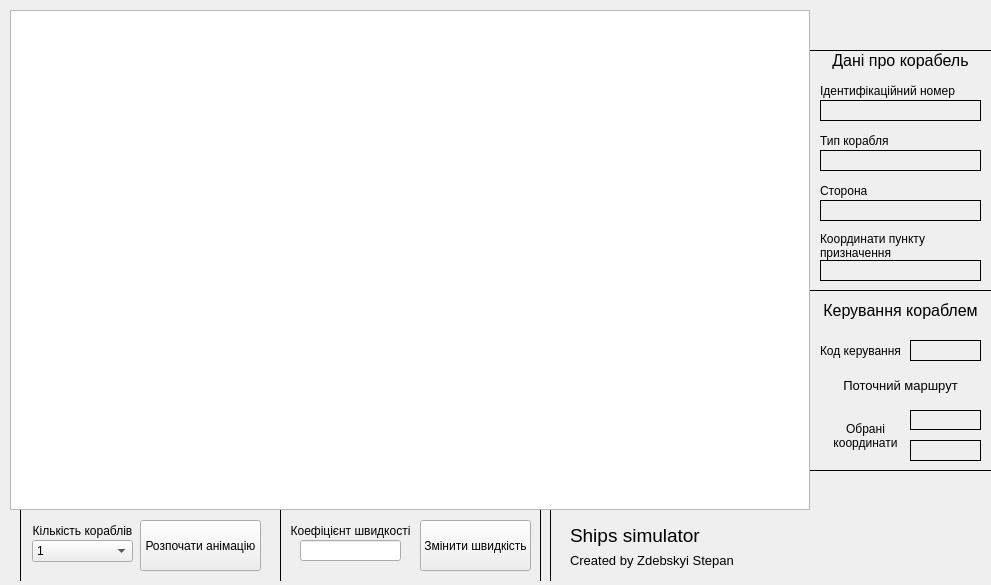
<?xml version="1.0" encoding="UTF-8"?>
<ui version="4.0">
 <class>MainWindow</class>
 <widget class="QMainWindow" name="MainWindow">
  <property name="geometry">
   <rect>
    <x>0</x>
    <y>0</y>
    <width>991</width>
    <height>585</height>
   </rect>
  </property>
  <property name="windowTitle">
   <string>ShipsSimulation</string>
  </property>
  <widget class="QWidget" name="centralwidget">
   <widget class="QGraphicsView" name="graphicsView">
    <property name="geometry">
     <rect>
      <x>10</x>
      <y>10</y>
      <width>800</width>
      <height>500</height>
     </rect>
    </property>
    <property name="verticalScrollBarPolicy">
     <enum>Qt::ScrollBarAlwaysOff</enum>
    </property>
    <property name="horizontalScrollBarPolicy">
     <enum>Qt::ScrollBarAlwaysOff</enum>
    </property>
    <property name="dragMode">
     <enum>QGraphicsView::NoDrag</enum>
    </property>
   </widget>
   <widget class="QLabel" name="label">
    <property name="geometry">
     <rect>
      <x>820</x>
      <y>40</y>
      <width>161</width>
      <height>41</height>
     </rect>
    </property>
    <property name="font">
     <font>
      <pointsize>12</pointsize>
     </font>
    </property>
    <property name="text">
     <string>Дані про корабель</string>
    </property>
    <property name="alignment">
     <set>Qt::AlignCenter</set>
    </property>
   </widget>
   <widget class="QLabel" name="label_2">
    <property name="geometry">
     <rect>
      <x>820</x>
      <y>80</y>
      <width>161</width>
      <height>21</height>
     </rect>
    </property>
    <property name="text">
     <string>Ідентифікаційний номер</string>
    </property>
   </widget>
   <widget class="QLabel" name="label_3">
    <property name="geometry">
     <rect>
      <x>820</x>
      <y>100</y>
      <width>161</width>
      <height>21</height>
     </rect>
    </property>
    <property name="frameShape">
     <enum>QFrame::Box</enum>
    </property>
    <property name="text">
     <string/>
    </property>
   </widget>
   <widget class="QLabel" name="label_4">
    <property name="geometry">
     <rect>
      <x>820</x>
      <y>150</y>
      <width>161</width>
      <height>21</height>
     </rect>
    </property>
    <property name="frameShape">
     <enum>QFrame::Box</enum>
    </property>
    <property name="text">
     <string/>
    </property>
   </widget>
   <widget class="QLabel" name="label_5">
    <property name="geometry">
     <rect>
      <x>820</x>
      <y>130</y>
      <width>111</width>
      <height>21</height>
     </rect>
    </property>
    <property name="text">
     <string>Тип корабля</string>
    </property>
   </widget>
   <widget class="QLabel" name="label_6">
    <property name="geometry">
     <rect>
      <x>820</x>
      <y>200</y>
      <width>161</width>
      <height>21</height>
     </rect>
    </property>
    <property name="frameShape">
     <enum>QFrame::Box</enum>
    </property>
    <property name="text">
     <string/>
    </property>
   </widget>
   <widget class="QLabel" name="label_7">
    <property name="geometry">
     <rect>
      <x>820</x>
      <y>180</y>
      <width>71</width>
      <height>21</height>
     </rect>
    </property>
    <property name="text">
     <string>Сторона</string>
    </property>
   </widget>
   <widget class="QLabel" name="label_8">
    <property name="geometry">
     <rect>
      <x>820</x>
      <y>260</y>
      <width>161</width>
      <height>21</height>
     </rect>
    </property>
    <property name="frameShape">
     <enum>QFrame::Box</enum>
    </property>
    <property name="text">
     <string/>
    </property>
   </widget>
   <widget class="QLabel" name="label_9">
    <property name="geometry">
     <rect>
      <x>820</x>
      <y>230</y>
      <width>171</width>
      <height>31</height>
     </rect>
    </property>
    <property name="text">
     <string>Координати пункту 
призначення</string>
    </property>
   </widget>
   <widget class="QLabel" name="label_10">
    <property name="geometry">
     <rect>
      <x>810</x>
      <y>280</y>
      <width>181</width>
      <height>21</height>
     </rect>
    </property>
    <property name="font">
     <font>
      <pointsize>12</pointsize>
     </font>
    </property>
    <property name="frameShape">
     <enum>QFrame::HLine</enum>
    </property>
    <property name="text">
     <string/>
    </property>
    <property name="alignment">
     <set>Qt::AlignCenter</set>
    </property>
   </widget>
   <widget class="QLabel" name="label_11">
    <property name="geometry">
     <rect>
      <x>810</x>
      <y>40</y>
      <width>191</width>
      <height>21</height>
     </rect>
    </property>
    <property name="font">
     <font>
      <pointsize>12</pointsize>
     </font>
    </property>
    <property name="frameShape">
     <enum>QFrame::HLine</enum>
    </property>
    <property name="text">
     <string/>
    </property>
    <property name="alignment">
     <set>Qt::AlignCenter</set>
    </property>
   </widget>
   <widget class="QLabel" name="label_12">
    <property name="geometry">
     <rect>
      <x>820</x>
      <y>290</y>
      <width>161</width>
      <height>41</height>
     </rect>
    </property>
    <property name="font">
     <font>
      <pointsize>12</pointsize>
     </font>
    </property>
    <property name="text">
     <string>Керування кораблем</string>
    </property>
    <property name="alignment">
     <set>Qt::AlignCenter</set>
    </property>
   </widget>
   <widget class="QLabel" name="label_13">
    <property name="geometry">
     <rect>
      <x>820</x>
      <y>340</y>
      <width>81</width>
      <height>21</height>
     </rect>
    </property>
    <property name="text">
     <string>Код керування</string>
    </property>
   </widget>
   <widget class="QLabel" name="label_14">
    <property name="geometry">
     <rect>
      <x>910</x>
      <y>340</y>
      <width>71</width>
      <height>21</height>
     </rect>
    </property>
    <property name="frameShape">
     <enum>QFrame::Box</enum>
    </property>
    <property name="text">
     <string/>
    </property>
   </widget>
   <widget class="QLabel" name="label_15">
    <property name="geometry">
     <rect>
      <x>820</x>
      <y>420</y>
      <width>91</width>
      <height>31</height>
     </rect>
    </property>
    <property name="text">
     <string>Обрані 
координати</string>
    </property>
    <property name="alignment">
     <set>Qt::AlignCenter</set>
    </property>
   </widget>
   <widget class="QLabel" name="label_16">
    <property name="geometry">
     <rect>
      <x>910</x>
      <y>410</y>
      <width>71</width>
      <height>20</height>
     </rect>
    </property>
    <property name="frameShape">
     <enum>QFrame::Box</enum>
    </property>
    <property name="text">
     <string/>
    </property>
   </widget>
   <widget class="QLabel" name="label_17">
    <property name="geometry">
     <rect>
      <x>910</x>
      <y>440</y>
      <width>71</width>
      <height>21</height>
     </rect>
    </property>
    <property name="frameShape">
     <enum>QFrame::Box</enum>
    </property>
    <property name="text">
     <string/>
    </property>
   </widget>
   <widget class="QLabel" name="label_18">
    <property name="geometry">
     <rect>
      <x>820</x>
      <y>370</y>
      <width>161</width>
      <height>31</height>
     </rect>
    </property>
    <property name="font">
     <font>
      <pointsize>10</pointsize>
     </font>
    </property>
    <property name="text">
     <string>Поточний маршрут</string>
    </property>
    <property name="alignment">
     <set>Qt::AlignCenter</set>
    </property>
   </widget>
   <widget class="QLabel" name="label_19">
    <property name="geometry">
     <rect>
      <x>810</x>
      <y>460</y>
      <width>181</width>
      <height>21</height>
     </rect>
    </property>
    <property name="font">
     <font>
      <pointsize>12</pointsize>
     </font>
    </property>
    <property name="frameShape">
     <enum>QFrame::HLine</enum>
    </property>
    <property name="text">
     <string/>
    </property>
    <property name="alignment">
     <set>Qt::AlignCenter</set>
    </property>
   </widget>
   <widget class="QLabel" name="label_25">
    <property name="geometry">
     <rect>
      <x>570</x>
      <y>520</y>
      <width>161</width>
      <height>31</height>
     </rect>
    </property>
    <property name="font">
     <font>
      <pointsize>14</pointsize>
     </font>
    </property>
    <property name="text">
     <string>Ships simulator</string>
    </property>
   </widget>
   <widget class="QLabel" name="label_26">
    <property name="geometry">
     <rect>
      <x>570</x>
      <y>550</y>
      <width>191</width>
      <height>21</height>
     </rect>
    </property>
    <property name="font">
     <font>
      <pointsize>10</pointsize>
     </font>
    </property>
    <property name="text">
     <string>Created by Zdebskyi Stepan</string>
    </property>
   </widget>
   <widget class="QLabel" name="label_28">
    <property name="geometry">
     <rect>
      <x>820</x>
      <y>480</y>
      <width>160</width>
      <height>100</height>
     </rect>
    </property>
    <property name="frameShape">
     <enum>QFrame::NoFrame</enum>
    </property>
    <property name="text">
     <string/>
    </property>
    <property name="pixmap">
     <pixmap resource="recource.qrc">:/recource/LogoPicture.png</pixmap>
    </property>
   </widget>
   <widget class="QLabel" name="label_20">
    <property name="geometry">
     <rect>
      <x>32</x>
      <y>520</y>
      <width>101</width>
      <height>21</height>
     </rect>
    </property>
    <property name="text">
     <string>Кількість кораблів</string>
    </property>
    <property name="alignment">
     <set>Qt::AlignCenter</set>
    </property>
   </widget>
   <widget class="QPushButton" name="pushButton">
    <property name="geometry">
     <rect>
      <x>140</x>
      <y>520</y>
      <width>121</width>
      <height>51</height>
     </rect>
    </property>
    <property name="text">
     <string>Розпочати анімацію</string>
    </property>
   </widget>
   <widget class="QLabel" name="label_21">
    <property name="geometry">
     <rect>
      <x>290</x>
      <y>520</y>
      <width>121</width>
      <height>21</height>
     </rect>
    </property>
    <property name="text">
     <string>Коефіцієнт швидкості</string>
    </property>
    <property name="alignment">
     <set>Qt::AlignCenter</set>
    </property>
   </widget>
   <widget class="QPushButton" name="pushButton_3">
    <property name="geometry">
     <rect>
      <x>420</x>
      <y>520</y>
      <width>111</width>
      <height>51</height>
     </rect>
    </property>
    <property name="text">
     <string>Змінити швидкість</string>
    </property>
   </widget>
   <widget class="QLabel" name="label_24">
    <property name="geometry">
     <rect>
      <x>540</x>
      <y>510</y>
      <width>21</width>
      <height>71</height>
     </rect>
    </property>
    <property name="font">
     <font>
      <pointsize>12</pointsize>
     </font>
    </property>
    <property name="frameShape">
     <enum>QFrame::VLine</enum>
    </property>
    <property name="text">
     <string/>
    </property>
    <property name="alignment">
     <set>Qt::AlignCenter</set>
    </property>
   </widget>
   <widget class="QLabel" name="label_23">
    <property name="geometry">
     <rect>
      <x>530</x>
      <y>510</y>
      <width>21</width>
      <height>71</height>
     </rect>
    </property>
    <property name="font">
     <font>
      <pointsize>12</pointsize>
     </font>
    </property>
    <property name="frameShape">
     <enum>QFrame::VLine</enum>
    </property>
    <property name="text">
     <string/>
    </property>
    <property name="alignment">
     <set>Qt::AlignCenter</set>
    </property>
   </widget>
   <widget class="QLabel" name="label_27">
    <property name="geometry">
     <rect>
      <x>10</x>
      <y>510</y>
      <width>21</width>
      <height>71</height>
     </rect>
    </property>
    <property name="font">
     <font>
      <pointsize>12</pointsize>
     </font>
    </property>
    <property name="frameShape">
     <enum>QFrame::VLine</enum>
    </property>
    <property name="text">
     <string/>
    </property>
    <property name="alignment">
     <set>Qt::AlignCenter</set>
    </property>
   </widget>
   <widget class="QComboBox" name="comboBox">
    <property name="geometry">
     <rect>
      <x>32</x>
      <y>540</y>
      <width>101</width>
      <height>22</height>
     </rect>
    </property>
    <item>
     <property name="text">
      <string>1</string>
     </property>
    </item>
    <item>
     <property name="text">
      <string>2</string>
     </property>
    </item>
    <item>
     <property name="text">
      <string>3</string>
     </property>
    </item>
    <item>
     <property name="text">
      <string>4</string>
     </property>
    </item>
    <item>
     <property name="text">
      <string>5</string>
     </property>
    </item>
    <item>
     <property name="text">
      <string>6</string>
     </property>
    </item>
   </widget>
   <widget class="QLabel" name="label_22">
    <property name="geometry">
     <rect>
      <x>270</x>
      <y>510</y>
      <width>21</width>
      <height>71</height>
     </rect>
    </property>
    <property name="font">
     <font>
      <pointsize>12</pointsize>
     </font>
    </property>
    <property name="frameShape">
     <enum>QFrame::VLine</enum>
    </property>
    <property name="text">
     <string/>
    </property>
    <property name="alignment">
     <set>Qt::AlignCenter</set>
    </property>
   </widget>
   <widget class="QLineEdit" name="lineEdit">
    <property name="geometry">
     <rect>
      <x>300</x>
      <y>540</y>
      <width>101</width>
      <height>21</height>
     </rect>
    </property>
   </widget>
  </widget>
 </widget>
 <resources>
  <include location="recource.qrc"/>
 </resources>
 <connections/>
</ui>
